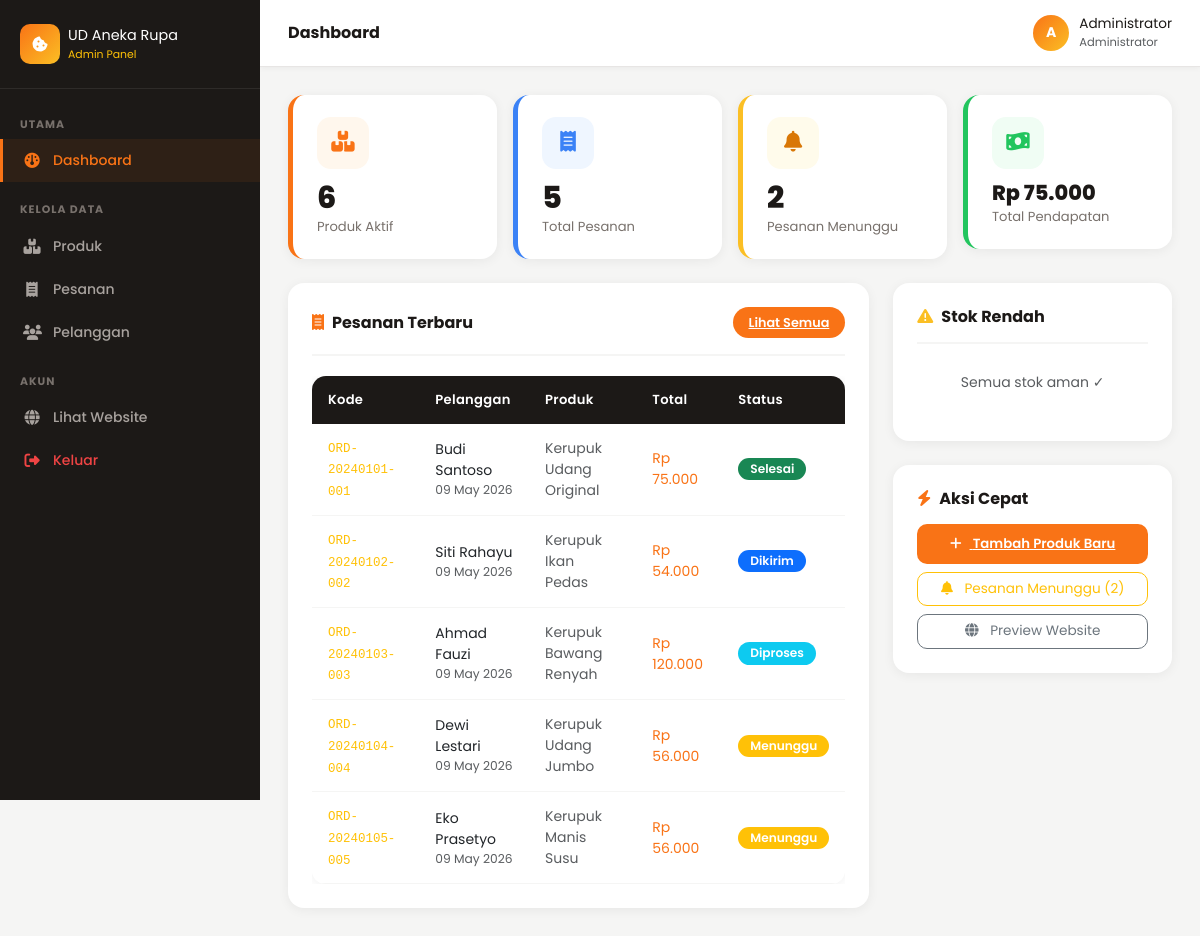
Screenshot of /admin/dashboard.php (signed in) with the database file from the repository.
### tables this page shows
CREATE TABLE pesanan (
    id INT AUTO_INCREMENT PRIMARY KEY,
    kode_pesanan VARCHAR(20) NOT NULL UNIQUE,
    nama_pelanggan VARCHAR(100) NOT NULL,
    no_hp VARCHAR(20) NOT NULL,
    alamat TEXT NOT NULL,
    id_produk INT NOT NULL,
    jumlah INT NOT NULL,
    total_harga DECIMAL(12,2) NOT NULL,
    catatan TEXT,
    status ENUM('menunggu','diproses','dikirim','selesai','dibatalkan') DEFAULT 'menunggu',
    created_at TIMESTAMP DEFAULT CURRENT_TIMESTAMP,
    updated_at TIMESTAMP DEFAULT CURRENT_TIMESTAMP ON UPDATE CURRENT_TIMESTAMP,
    FOREIGN KEY (id_produk) REFERENCES produk(id) ON DELETE RESTRICT
);

CREATE TABLE produk (
    id INT AUTO_INCREMENT PRIMARY KEY,
    nama_produk VARCHAR(150) NOT NULL,
    deskripsi TEXT,
    harga DECIMAL(10,2) NOT NULL,
    stok INT NOT NULL DEFAULT 0,
    berat_gram INT COMMENT 'Berat per kemasan dalam gram',
    gambar VARCHAR(255),
    kategori ENUM('original','pedas','manis','gurih') DEFAULT 'original',
    status ENUM('aktif','nonaktif') DEFAULT 'aktif',
    created_at TIMESTAMP DEFAULT CURRENT_TIMESTAMP,
    updated_at TIMESTAMP DEFAULT CURRENT_TIMESTAMP ON UPDATE CURRENT_TIMESTAMP
);

### config/config.php (called while the page is built, shortened)
<?php
function formatRupiah($angka) {
    return 'Rp ' . number_format($angka, 0, ',', '.');
}
function getStatusBadge($status) {
    $map = [
        'menunggu'   => ['bg' => 'warning',   'text' => 'Menunggu'],
        'diproses'   => ['bg' => 'info',       'text' => 'Diproses'],
        'dikirim'    => ['bg' => 'primary',    'text' => 'Dikirim'],
        'selesai'    => ['bg' => 'success',    'text' => 'Selesai'],
        'dibatalkan' => ['bg' => 'danger',     'text' => 'Dibatalkan'],
    ];
    return $map[$status] ?? ['bg' => 'secondary', 'text' => ucfirst($status)];
}

### admin/dashboard.php (the view, shortened to what this page needs)
<?php
require_once '../config/config.php';
$total_produk   = $conn->query("SELECT COUNT(*) as c FROM produk WHERE status='aktif'")->fetch_assoc()['c'];
$total_pesanan  = $conn->query("SELECT COUNT(*) as c FROM pesanan")->fetch_assoc()['c'];
$pesanan_baru   = $conn->query("SELECT COUNT(*) as c FROM pesanan WHERE status='menunggu'")->fetch_assoc()['c'];
$total_pendapatan = $conn->query("SELECT COALESCE(SUM(total_harga),0) as t FROM pesanan WHERE status='selesai'")->fetch_assoc()['t'];
$pesanan_terbaru = $conn->query("
    SELECT p.*, pr.nama_produk FROM pesanan p
    JOIN produk pr ON p.id_produk = pr.id
    ORDER BY p.created_at DESC LIMIT 5
")->fetch_all(MYSQLI_ASSOC);
$stok_rendah = $conn->query("SELECT * FROM produk WHERE stok < 20 AND status='aktif' ORDER BY stok ASC LIMIT 5")->fetch_all(MYSQLI_ASSOC);
include 'includes/header_admin.php';
?>
<div class="row g-3 mb-4">
    <div class="col-xl-3 col-md-6">
        <div class="stat-card" style="border-left-color:#F97316;">
            <div class="stat-card-icon" style="background:#FFF7ED;color:#F97316;"><i class="fa-solid fa-boxes-stacked"></i></div>
            <div class="stat-num"><?= $total_produk ?></div>
            <div class="stat-label">Produk Aktif</div>
        </div>
    </div>
    <div class="col-xl-3 col-md-6">
        <div class="stat-card" style="border-left-color:#3B82F6;">
            <div class="stat-card-icon" style="background:#EFF6FF;color:#3B82F6;"><i class="fa-solid fa-receipt"></i></div>
            <div class="stat-num"><?= $total_pesanan ?></div>
            <div class="stat-label">Total Pesanan</div>
        </div>
    </div>
    <div class="col-xl-3 col-md-6">
        <div class="stat-card" style="border-left-color:#FBBF24;">
            <div class="stat-card-icon" style="background:#FFFBEB;color:#D97706;"><i class="fa-solid fa-bell"></i></div>
            <div class="stat-num"><?= $pesanan_baru ?></div>
            <div class="stat-label">Pesanan Menunggu</div>
        </div>
    </div>
    <div class="col-xl-3 col-md-6">
        <div class="stat-card" style="border-left-color:#22C55E;">
            <div class="stat-card-icon" style="background:#F0FDF4;color:#22C55E;"><i class="fa-solid fa-money-bill-wave"></i></div>
            <div class="stat-num" style="font-size:1.3rem;"><?= formatRupiah($total_pendapatan) ?></div>
            <div class="stat-label">Total Pendapatan</div>
        </div>
    </div>
</div>
<div class="row g-4">
    <div class="col-lg-8">
        <div class="page-card">
            <div class="page-card-header">
                <h6 class="page-card-title"><i class="fa-solid fa-receipt me-2" style="color:var(--primary);"></i>Pesanan Terbaru</h6>
                <a href="pesanan.php" class="btn-orange" style="border-radius:50px;padding:6px 16px;font-size:.8rem;">
                    Lihat Semua
                </a>
            </div>
            <?php if (empty($pesanan_terbaru)): ?>
            <p class="text-muted text-center py-4">Belum ada pesanan</p>
            <?php else: ?>
            <div class="table-responsive">
                <table class="table admin-table mb-0">
                    <thead>
                        <tr>
                            <th>Kode</th>
                            <th>Pelanggan</th>
                            <th>Produk</th>
                            <th>Total</th>
                            <th>Status</th>
                        </tr>
                    </thead>
                    <tbody>
                        <?php foreach ($pesanan_terbaru as $p): ?>
                        <tr>
                            <td>
                                <code class="text-warning" style="font-size:.78rem;"><?= htmlspecialchars($p['kode_pesanan']) ?></code>
                            </td>
                            <td>
                                <div class="fw-600"><?= htmlspecialchars($p['nama_pelanggan']) ?></div>
                                <div class="text-muted small"><?= date('d M Y', strtotime($p['created_at'])) ?></div>
                            </td>
                            <td class="text-muted small"><?= htmlspecialchars($p['nama_produk']) ?></td>
                            <td class="fw-700" style="color:var(--primary);"><?= formatRupiah($p['total_harga']) ?></td>
                            <td>
                                <?php $b = getStatusBadge($p['status']); ?>
                                <span class="badge badge-status bg-<?= $b['bg'] ?>"><?= $b['text'] ?></span>
                            </td>
                        </tr>
                        <?php endforeach; ?>
                    </tbody>
                </table>
            </div>
            <?php endif; ?>
        </div>
    </div>
    <div class="col-lg-4">
        <div class="page-card mb-4">
            <div class="page-card-header">
                <h6 class="page-card-title"><i class="fa-solid fa-triangle-exclamation me-2" style="color:#FBBF24;"></i>Stok Rendah</h6>
            </div>
            <?php if (empty($stok_rendah)): ?>
            <p class="text-muted small text-center py-2">Semua stok aman ✓</p>
            <?php endif; ?>
        </div>
        <div class="page-card">
            <h6 class="page-card-title mb-3"><i class="fa-solid fa-bolt me-2" style="color:var(--primary);"></i>Aksi Cepat</h6>
            <div class="d-grid gap-2">
                <a href="produk.php?action=tambah" class="btn-orange" style="text-align:center;padding:10px;border-radius:10px;display:block;">
                    <i class="fa-solid fa-plus me-2"></i> Tambah Produk Baru
                </a>
                <a href="pesanan.php?status=menunggu" class="btn btn-outline-warning fw-600" style="border-radius:10px;font-size:.85rem;">
                    <i class="fa-solid fa-bell me-2"></i> Pesanan Menunggu (<?= $pesanan_baru ?>)
                </a>
                <a href="../" target="_blank" class="btn btn-outline-secondary fw-600" style="border-radius:10px;font-size:.85rem;">
                    <i class="fa-solid fa-globe me-2"></i> Preview Website
                </a>
            </div>
        </div>
    </div>
</div>
<?php include 'includes/footer_admin.php'; ?>

### admin/includes/header_admin.php (style rules this page uses)
:root { --primary: #F97316; --primary-dark: #EA580C; --light-bg: #FFF7ED; --sidebar-w: 260px; --dark: #1C1917; --gray: #78716C; }
* { box-sizing: border-box; }
body { font-family: 'Poppins', sans-serif; background: #F5F5F4; margin: 0; }
.stat-card { background: white; border-radius: 16px; padding: 22px 24px; border-left: 5px solid var(--primary); box-shadow: 0 2px 12px rgba(0,0,0,.06); transition: all .3s; }
.stat-card-icon { width: 52px; height: 52px; border-radius: 14px; display: flex; align-items: center; justify-content: center; font-size: 1.3rem; margin-bottom: 14px; }
.stat-num { font-size: 1.9rem; font-weight: 800; color: var(--dark); line-height: 1; }
.stat-label { color: var(--gray); font-size: .82rem; margin-top: 4px; }
.admin-table { border-radius: 14px; overflow: hidden; box-shadow: 0 2px 12px rgba(0,0,0,.06); }
.admin-table thead th { background: var(--dark); color: white; font-weight: 600; font-size: .82rem; padding: 14px 16px; border: none; letter-spacing: .3px; }
.admin-table tbody tr { transition: background .2s; }
.admin-table tbody td { padding: 13px 16px; border-color: #F5F5F4; font-size: .875rem; vertical-align: middle; }
.btn-orange { background: var(--primary); color: white; border: none; border-radius: 8px; padding: 8px 16px; font-size: .83rem; font-weight: 600; transition: all .2s; }
.badge-status { font-size: .76rem; font-weight: 600; padding: 5px 12px; border-radius: 50px; }
.page-card { background: white; border-radius: 16px; padding: 24px; box-shadow: 0 2px 12px rgba(0,0,0,.06); margin-bottom: 24px; }
.page-card-header { display: flex; align-items: center; justify-content: space-between; margin-bottom: 20px; padding-bottom: 16px; border-bottom: 2px solid #F5F5F4; }
.page-card-title { font-weight: 700; font-size: 1rem; color: var(--dark); margin: 0; }

### rows the page displays
pesanan: kode_pesanan "ORD-20240101-001", nama_pelanggan "Budi Santoso", created_at "09 May 2026", id_produk.nama_produk "Kerupuk Udang Original", total_harga "Rp 75.000", status "Selesai"
pesanan: kode_pesanan "ORD-20240102-002", nama_pelanggan "Siti Rahayu", created_at "09 May 2026", id_produk.nama_produk "Kerupuk Ikan Pedas", total_harga "Rp 54.000", status "Dikirim"
pesanan: kode_pesanan "ORD-20240103-003", nama_pelanggan "Ahmad Fauzi", created_at "09 May 2026", id_produk.nama_produk "Kerupuk Bawang Renyah", total_harga "Rp 120.000", status "Diproses"
pesanan: kode_pesanan "ORD-20240104-004", nama_pelanggan "Dewi Lestari", created_at "09 May 2026", id_produk.nama_produk "Kerupuk Udang Jumbo", total_harga "Rp 56.000", status "Menunggu"
pesanan: kode_pesanan "ORD-20240105-005", nama_pelanggan "Eko Prasetyo", created_at "09 May 2026", id_produk.nama_produk "Kerupuk Manis Susu", total_harga "Rp 56.000", status "Menunggu"

### other values shown
$page_title "Dashboard"
substr($_SESSION['admin_nama'] ?? 'A', 0, 1) "A"
$_SESSION['admin_nama'] "Administrator"
$total_produk "6"
$total_pesanan "5"
$pesanan_baru "2"
formatRupiah($total_pendapatan) "Rp 75.000"
